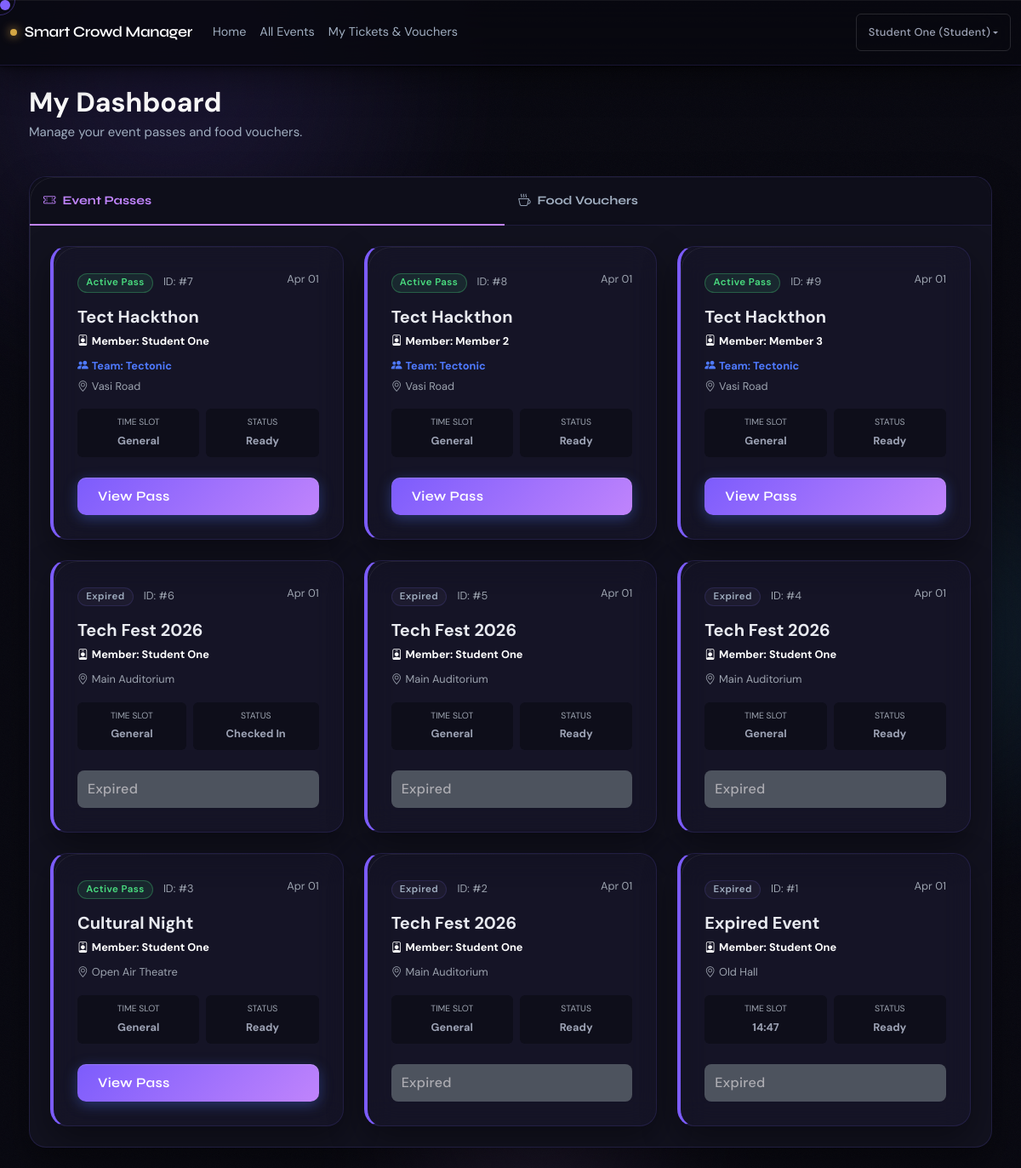
Screenshot of /my-tickets (signed in) with the database file from the repository.
### app.py (models this page shows, shortened)
class User(UserMixin, db.Model):
    id = db.Column(db.Integer, primary_key=True)
    name = db.Column(db.String(120), nullable=False)
    email = db.Column(db.String(120), unique=True, nullable=False)
    password_hash = db.Column(db.String(255), nullable=False)
    roll_number = db.Column(db.String(50), nullable=True)  # College roll number
    role = db.Column(db.String(20), nullable=False, default="student")  # student, admin, faculty_coordinator, volunteer, security, host, canteen_owner
    is_guest = db.Column(db.Boolean, default=False)  # For temporary guest/alumni passes
    events = db.relationship("Event", back_populates="host", lazy=True)
    tickets = db.relationship("Ticket", back_populates="student", lazy=True)

class Ticket(db.Model):
    id = db.Column(db.Integer, primary_key=True)
    qr_token = db.Column(db.String(64), unique=True, nullable=False)
    created_at = db.Column(db.DateTime, default=datetime.now)
    paid = db.Column(db.Boolean, default=False)
    checked_in = db.Column(db.Boolean, default=False)
    checked_in_at = db.Column(db.DateTime, nullable=True)
    gate_id = db.Column(db.Integer, db.ForeignKey("gate.id"), nullable=True)
    guest_name = db.Column(db.String(100), nullable=True)
    team_name = db.Column(db.String(100), nullable=True)
    member_details = db.Column(db.Text, nullable=True)  # Store JSON or text details of group members
    event_id = db.Column(db.Integer, db.ForeignKey("event.id"), nullable=False)
    student_id = db.Column(db.Integer, db.ForeignKey("user.id"), nullable=False)
    time_slot_id = db.Column(db.Integer, db.ForeignKey("time_slot.id"), nullable=True)
    event = db.relationship("Event", back_populates="tickets")
    student = db.relationship("User", back_populates="tickets")
    time_slot = db.relationship("TimeSlot", back_populates="tickets")
    gate = db.relationship("Gate")

class Event(db.Model):
    id = db.Column(db.Integer, primary_key=True)
    name = db.Column(db.String(120), nullable=False)
    location = db.Column(db.String(200), nullable=False)
    start_time = db.Column(db.DateTime, nullable=False)
    end_time = db.Column(db.DateTime, nullable=False)
    max_capacity = db.Column(db.Integer, nullable=False)
    safe_threshold = db.Column(db.Float, default=0.7)  # 70%
    warning_threshold = db.Column(db.Float, default=0.9)  # 90%
    current_count = db.Column(db.Integer, default=0)
    entry_blocked = db.Column(db.Boolean, default=False)  # Admin can block entry
    host_id = db.Column(db.Integer, db.ForeignKey("user.id"), nullable=True)
    event_type = db.Column(db.String(50), default="general")  # cultural, technical, sports, seminar, convocation
    poster_filename = db.Column(db.String(255), nullable=True)
    is_paid = db.Column(db.Boolean, default=False)
    price = db.Column(db.Float, default=0.0)
    is_group_event = db.Column(db.Boolean, default=False)
    group_size = db.Column(db.Integer, default=1)  # Max members per group registration
    host = db.relationship("User", back_populates="events")
    tickets = db.relationship("Ticket", back_populates="event", lazy=True, cascade="all, delete-orphan")
    zones = db.relationship("Zone", back_populates="event", lazy=True, cascade="all, delete-orphan")
    time_slots = db.relationship("TimeSlot", back_populates="event", lazy=True, cascade="all, delete-orphan")
    gates = db.relationship("Gate", back_populates="event", lazy=True, cascade="all, delete-orphan")

class TimeSlot(db.Model):
    id = db.Column(db.Integer, primary_key=True)
    start_time = db.Column(db.DateTime, nullable=False)
    end_time = db.Column(db.DateTime, nullable=False)
    max_participants = db.Column(db.Integer, nullable=False)
    current_participants = db.Column(db.Integer, default=0)
    event_id = db.Column(db.Integer, db.ForeignKey("event.id"), nullable=False)
    event = db.relationship("Event", back_populates="time_slots")
    tickets = db.relationship("Ticket", back_populates="time_slot", lazy=True)

### app.py (the view)
@app.route("/my-tickets")
@login_required
def my_tickets():
    if current_user.role != "student":
        flash("Only students can view their tickets.", "danger")
        return redirect(url_for("index"))
    now = datetime.now()
    tickets = Ticket.query.filter_by(student_id=current_user.id).order_by(Ticket.created_at.desc()).all()
    enrolled_event_ids = [t.event_id for t in tickets]
    all_student_coupons = FoodCoupon.query.filter_by(student_id=current_user.id).order_by(FoodCoupon.created_at.desc()).all()
    coupons = [
        c for c in all_student_coupons
        if c.event_id is None or c.event_id in enrolled_event_ids
    ]
    return render_template("my_tickets.html", tickets=tickets, coupons=coupons, now=now)

### templates/my_tickets.html (shortened to what this page needs)
{% extends "base.html" %}
{% block content %}
<div class="row mb-4">
    <div class="col-12">
        <h1 class="h2 fw-bold text-white mb-1">My Dashboard</h1>
        <p class="text-muted">Manage your event passes and food vouchers.</p>
    </div>
</div>
<div class="row">
    <div class="col-12">
        <div class="card">
            <div class="card-header p-0 border-0">
                <ul class="nav nav-tabs nav-fill" id="myTab" role="tablist">
                    <li class="nav-item" role="presentation">
                        <button class="nav-link active py-3 fw-bold" id="tickets-tab" data-bs-toggle="tab" data-bs-target="#tickets" type="button" role="tab" aria-controls="tickets" aria-selected="true">
                            <i class="bi bi-ticket-perforated me-2"></i>Event Passes
                        </button>
                    </li>
                    <li class="nav-item" role="presentation">
                        <button class="nav-link py-3 fw-bold" id="coupons-tab" data-bs-toggle="tab" data-bs-target="#coupons" type="button" role="tab" aria-controls="coupons" aria-selected="false">
                            <i class="bi bi-cup-hot me-2"></i>Food Vouchers
                        </button>
                    </li>
                </ul>
            </div>
            <div class="card-body p-4">
                <div class="tab-content" id="myTabContent">
                    <div class="tab-pane fade show active" id="tickets" role="tabpanel" aria-labelledby="tickets-tab">
                        {% if tickets %}
                        <div class="row g-4">
                            {% for ticket in tickets %}
                            <div class="col-md-6 col-lg-4">
                                <div class="card h-100 overflow-hidden" style="border-left: 4px solid var(--accent); background: rgba(124,92,252,0.03);">
                                    <div class="card-body">
                                        <div class="d-flex justify-content-between align-items-start mb-3">
                                            <div>
                                                {% if ticket.event.end_time < now %}
                                                <span class="badge status-blocked">
                                                    Expired
                                                </span>
                                                {% else %}
                                                <span class="badge {% if ticket.paid %}status-normal{% else %}status-warning{% endif %}">
                                                    {{ 'Active Pass' if ticket.paid else 'Pending Payment' }}
                                                </span>
                                                {% endif %}
                                                <span class="text-muted small ms-2">ID: #{{ ticket.id }}</span>
                                            </div>
                                            <small class="text-muted">{{ ticket.created_at.strftime('%b %d') }}</small>
                                        </div>
                                        <h5 class="card-title fw-bold mb-1">{{ ticket.event.name }}</h5>
                                        <div class="mb-2">
                                            <span class="text-white small fw-bold">
                                                <i class="bi bi-person-badge me-1"></i>Member: {{ ticket.guest_name if ticket.guest_name else current_user.name }}
                                            </span>
                                        </div>
                                        {% if ticket.team_name %}
                                        <p class="text-accent small fw-bold mb-1" style="color: var(--accent2);">
                                            <i class="bi bi-people-fill me-1"></i>Team: {{ ticket.team_name }}
                                        </p>
                                        {% endif %}
                                        <p class="text-muted small mb-3">
                                            <i class="bi bi-geo-alt me-1"></i>{{ ticket.event.location }}
                                        </p>
                                        <div class="d-flex align-items-center gap-2 mb-4">
                                            <div class="bg-surface rounded p-2 text-center flex-fill">
                                                <small class="text-muted d-block text-uppercase" style="font-size: 0.65rem;">Time Slot</small>
                                                <span class="small fw-bold">{{ ticket.time_slot.start_time.strftime('%H:%M') if ticket.time_slot else 'General' }}</span>
                                            </div>
                                            <div class="bg-surface rounded p-2 text-center flex-fill">
                                                <small class="text-muted d-block text-uppercase" style="font-size: 0.65rem;">Status</small>
                                                <span class="small fw-bold">{{ 'Checked In' if ticket.checked_in else 'Ready' }}</span>
                                            </div>
                                        </div>
                                        {% if ticket.event.end_time < now %}
                                        <button class="btn btn-secondary w-100" disabled>
                                            Expired
                                        </button>
                                        {% elif ticket.paid %}
                                        <a href="{{ url_for('view_pass', ticket_id=ticket.id) }}" class="btn btn-primary w-100">
                                            View Pass
                                        </a>
                                        {% else %}
                                        <a href="{{ url_for('payment_page', ticket_id=ticket.id) }}" class="btn btn-warning w-100 text-dark">
                                            Pay Now
                                        </a>
                                        {% endif %}
                                    </div>
                                </div>
                            </div>
                            {% endfor %}
                        </div>
                        {% endif %}
                    </div>
                </div>
            </div>
        </div>
    </div>
</div>
{% endblock %}

### templates/base.html (shortened to what this page needs)
<!DOCTYPE html>
<html lang="en">
  <head>
    <link
      href="https://cdn.jsdelivr.net/npm/bootstrap@5.3.3/dist/css/bootstrap.min.css"
      rel="stylesheet"
    />
    <link rel="stylesheet" href="https://cdn.jsdelivr.net/npm/bootstrap-icons@1.11.3/font/bootstrap-icons.min.css">
    <link
      rel="stylesheet"
      href="{{ url_for('static', filename='css/style.css') }}"
    />
    <link
      rel="stylesheet"
      href="{{ url_for('static', filename='css/obsidian.css') }}"
    />
  </head>
  <body>
    <div class="bg-canvas">
      <div class="orb orb-1"></div>
    </div>
    <div class="cursor" id="cursor"></div>
    <div class="cursor-trail" id="cursorTrail"></div>
    <nav class="navbar navbar-expand-lg navbar-dark bg-dark shadow-sm">
      <div class="container-fluid">
        <a class="navbar-brand fw-semibold" href="{{ url_for('index') }}">
          Smart Crowd Manager
        </a>
        <div class="collapse navbar-collapse" id="mainNavbar">
          <ul class="navbar-nav me-auto mb-2 mb-lg-0">
            <li class="nav-item">
              <a class="nav-link" href="{{ url_for('index') }}">Home</a>
            </li>
            <li class="nav-item">
              <a class="nav-link" href="{{ url_for('event_listing') }}">All Events</a>
            </li>
            {% if current_user.is_authenticated %}
            {% if current_user.role == 'student' %}
            <li class="nav-item">
              <a class="nav-link" href="{{ url_for('my_tickets') }}">My Tickets & Vouchers</a>
            </li>
            {% elif current_user.role == 'admin' %}
            <li class="nav-item">
              <a class="nav-link" href="{{ url_for('admin_dashboard') }}">Admin Dashboard</a>
            </li>
            {% elif current_user.role == 'faculty_coordinator' %}
            <li class="nav-item">
              <a class="nav-link" href="{{ url_for('faculty_dashboard') }}">Faculty Dashboard</a>
            </li>
            {% elif current_user.role == 'host' %}
            <li class="nav-item">
              <a class="nav-link" href="{{ url_for('host_dashboard') }}">Host Dashboard</a>
            </li>
            {% elif current_user.role == 'security' %}
            <li class="nav-item">
              <a class="nav-link" href="{{ url_for('security_dashboard') }}">Security Dashboard</a>
            </li>
            {% elif current_user.role == 'canteen_owner' %}
            <li class="nav-item">
              <a class="nav-link" href="{{ url_for('canteen_dashboard') }}">Canteen Dashboard</a>
            </li>
            {% endif %}
            {% endif %}
          </ul>
          <div class="d-flex align-items-center gap-3">
          {% if current_user.is_authenticated %}
          <div class="dropdown">
            <button class="btn btn-sm btn-outline-light dropdown-toggle" type="button" data-bs-toggle="dropdown">
              {{ current_user.name }} ({{ current_user.role|replace('_', ' ')|title }})
            </button>
          </div>
          {% endif %}
          </div>
        </div>
      </div>
    </nav>
    <main class="py-4">
      <div class="container">
        {% block content %}{% endblock %}
      </div>
    </main>
  </body>
</html>

### rows the page displays
User: name "Student One", role "Student"
Ticket: paid "Active Pass", id "7", created_at "Apr 01", event.name "Tect Hackthon", guest_name.name "Student One", team_name "Tectonic", event.location "Vasi Road", time_slot.start_time "General", checked_in "Ready"
Ticket: paid "Active Pass", id "8", created_at "Apr 01", event.name "Tect Hackthon", guest_name "Member 2", team_name "Tectonic", event.location "Vasi Road", time_slot.start_time "General", checked_in "Ready"
Ticket: paid "Active Pass", id "9", created_at "Apr 01", event.name "Tect Hackthon", guest_name "Member 3", team_name "Tectonic", event.location "Vasi Road", time_slot.start_time "General", checked_in "Ready"
Ticket: shows "Expired", id "6", created_at "Apr 01", event.name "Tech Fest 2026", guest_name.name "Student One", event.location "Main Auditorium", time_slot.start_time "General", checked_in "Checked In"
Ticket: shows "Expired", id "5", created_at "Apr 01", event.name "Tech Fest 2026", guest_name.name "Student One", event.location "Main Auditorium", time_slot.start_time "General", checked_in "Ready"
Ticket: shows "Expired", id "4", created_at "Apr 01", event.name "Tech Fest 2026", guest_name.name "Student One", event.location "Main Auditorium", time_slot.start_time "General", checked_in "Ready"
Ticket: paid "Active Pass", id "3", created_at "Apr 01", event.name "Cultural Night", guest_name.name "Student One", event.location "Open Air Theatre", time_slot.start_time "General", checked_in "Ready"
Ticket: shows "Expired", id "2", created_at "Apr 01", event.name "Tech Fest 2026", guest_name.name "Student One", event.location "Main Auditorium", time_slot.start_time "General", checked_in "Ready"
Ticket: shows "Expired", id "1", created_at "Apr 01", event.name "Expired Event", guest_name.name "Student One", event.location "Old Hall", time_slot.start_time "14:47", checked_in "Ready"
